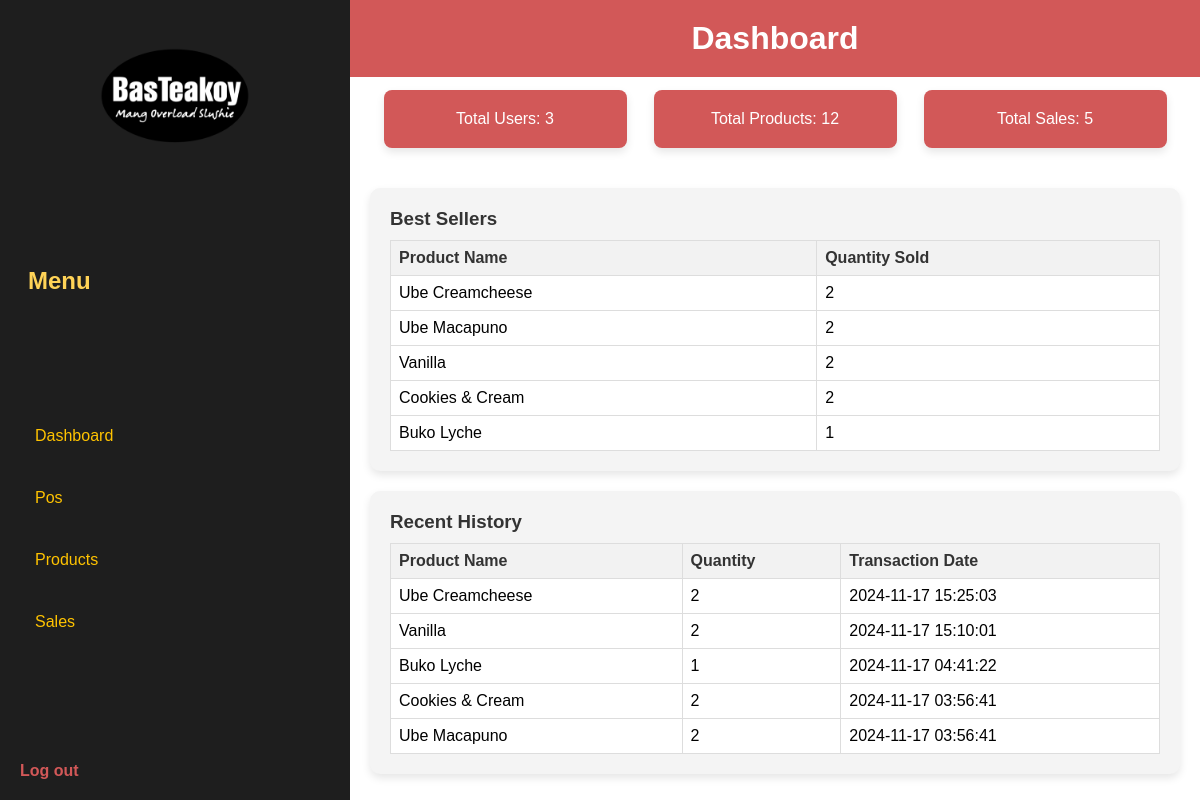
Page /bkinventory/staff_dashboard.php (signed in) on the committed database.
### tables this page shows
CREATE TABLE `checkout_transactions` (
  `checkout_transactions_id` int(11) NOT NULL,
  `product_id` int(11) DEFAULT NULL,
  `user_id` int(11) DEFAULT NULL,
  `payment_method` enum('cash','gcash') DEFAULT NULL,
  `product_name` varchar(100) DEFAULT NULL,
  `quantity` int(11) DEFAULT NULL,
  `amount_paid` decimal(10,2) DEFAULT NULL,
  `total_amount` decimal(10,2) DEFAULT NULL,
  `total_invested_price` decimal(10,2) DEFAULT NULL,
  `transaction_date` datetime DEFAULT current_timestamp(),
  `change_amount` decimal(10,2) DEFAULT NULL,
  `size` varchar(20) DEFAULT NULL
);

### bkinventory/staff_dashboard.php (the view, shortened to what this page needs)
<?php
$con = connection();
$total_users_query = "SELECT COUNT(*) AS total_users FROM Users";
$total_users_result = $con->query($total_users_query);
$total_users = $total_users_result->fetch_assoc()['total_users'];
$total_products_query = "SELECT COUNT(*) AS total_products FROM Products";
$total_products_result = $con->query($total_products_query);
$total_products = $total_products_result->fetch_assoc()['total_products'];
$total_sales_query = "SELECT COUNT(*) AS total_sales FROM Sales";
$total_sales_result = $con->query($total_sales_query);
$total_sales = $total_sales_result->fetch_assoc()['total_sales'];
$recent_checkouts_query = "SELECT * FROM Checkout_Transactions ORDER BY transaction_date DESC LIMIT 5";
$recent_checkouts_result = $con->query($recent_checkouts_query);
$best_sellers_query = "SELECT t.product_id, p.product_name, SUM(t.quantity_count) AS quantity_sold
                       FROM Transactions t
                       JOIN Products p ON t.product_id = p.product_id
                       GROUP BY t.product_id, p.product_name
                       ORDER BY quantity_sold DESC
                       LIMIT 5";
$best_sellers_result = $con->query($best_sellers_query);
?>
<!DOCTYPE html>
<html lang="en">
<head>
    <link rel="stylesheet" href="css/admin_dashboard.css">
</head>
<body>
    <div class="dashboard-container">
        <div class="sidebar">
            <div class="logo">
                <img src="img/logo.png" alt="Logo">
            </div>
            <h2>Menu</h2>
            <nav>
                <ul>
                    <li><a href="staff_dashboard.php" onclick="showSection('dashboard')">Dashboard</a></li>
                    <li><a href="cashier_pos.php" onclick="showSection('home')">Pos</a></li>
                    <li><a href="staff_products.php" onclick="showSection('products')">Products</a></li>
                    <li><a href="staff_sales.php" onclick="showSection('sales')">Sales</a></li>
                </ul>
            </nav>
            <div class="logout">
                <a href="logout.php" onclick="return confirm('Do you want to logout from this page?');">Log out</a>
            </div>
        </div>
        <div class="main-content">
            <div class="dashboard-header">
                <h1>Dashboard</h1>
            </div>
            <div class="dashboard-content home-background">
                <div class="stats-box">
                    <div>Total Users: <?php echo $total_users; ?></div>
                    <div>Total Products: <?php echo $total_products; ?></div>
                    <div>Total Sales: <?php echo $total_sales; ?></div>
                </div>
                <div class="best-seller">
                    <h3>Best Sellers</h3>
                    <table>
                        <tr>
                            <th>Product Name</th>
                            <th>Quantity Sold</th>
                        </tr>
                        <?php while($row = $best_sellers_result->fetch_assoc()) { ?>
                        <tr>
                            <td><?php echo $row['product_name']; ?></td>
                            <td><?php echo $row['quantity_sold']; ?></td>
                        </tr>
                        <?php } ?>
                    </table>
                </div>
                <div class="recent-history">
                    <h3>Recent History</h3>
                    <table>
                        <tr>
                            <th>Product Name</th>
                            <th>Quantity</th>
                            <th>Transaction Date</th>
                        </tr>
                        <?php while($row = $recent_checkouts_result->fetch_assoc()) { ?>
                        <tr>
                            <td><?php echo $row['product_name']; ?></td>
                            <td><?php echo $row['quantity']; ?></td>
                            <td><?php echo $row['transaction_date']; ?></td>
                        </tr>
                        <?php } ?>
                    </table>
                </div>
            </div>
        </div>
    </div>
</body>
</html>

### bkinventory/css/admin_dashboard.css (style rules this page uses)
* { margin: 0; padding: 0; box-sizing: border-box; }
body { font-family: 'General Sans', sans-serif; background-color: #1E1E1E; overflow: hidden; }
.sidebar { background-color: #1E1E1E; color: #FFD357; width: 350px; height: 100%; padding: 20px; position: fixed; top: 0; left: 0; display: flex; flex-direction: column; justify-content: space-between; }
.sidebar .logo img { width: 150px; display: block; margin: 0 auto; }
.sidebar h2, .sidebar p { margin: 16px 8px; font-weight: bold; }
.sidebar nav ul { list-style: none; padding-bottom: 16px; }
.sidebar nav ul li { margin: 24px 0; transition: background-color 0.3s ease, color 0.3s ease; }
.sidebar nav ul li a { text-decoration: none; color: #FFC300; font-weight: 500; display: block; padding: 10px 15px; border-radius: 5px; transition: background-color 0.3s ease, color 0.3s ease; }
.sidebar .logout a { color: #D25858; text-decoration: none; font-weight: bold; }
.dashboard-header { background-color: #D25858; color: white; padding: 20px; text-align: center; position: fixed; width: calc(100% - 350px); top: 0; left: 350px; z-index: 2; }
.main-content { margin-left: 350px; padding-top: 70px; flex-grow: 1; overflow-y: auto; position: relative; z-index: 1; }
.dashboard-content { height: calc(100vh - 70px); position: relative; background-color: #FFF; z-index: 1; padding: 20px; }
.stats-box { display: flex; justify-content: space-around; margin-bottom: 20px; }
.stats-box div { background-color: #D25858; color: white; padding: 20px; border-radius: 8px; text-align: center; width: 30%; box-shadow: 0 4px 8px rgba(0, 0, 0, 0.1); transition: all 0.3s ease; margin-bottom: 20px; }
.best-seller, .recent-history { background-color: #F4F4F4; padding: 20px; border-radius: 10px; box-shadow: 0 4px 8px rgba(0, 0, 0, 0.1); margin-bottom: 20px; }
.best-seller h3, .recent-history h3 { margin-bottom: 10px; color: #333; }
table { width: 100%; border-collapse: collapse; margin-top: 10px; }
th, td { border: 1px solid #ddd; padding: 8px; text-align: left; }
th { background-color: #f2f2f2; color: #333; }
td { background-color: #fff; }
.recent-history table, .best-seller table { margin-top: 10px; }

### rows in the picture
checkout_transactions: product_name "Ube Creamcheese", quantity "2", transaction_date "2024-11-17 15:25:03"
checkout_transactions: product_name "Vanilla", quantity "2", transaction_date "2024-11-17 15:10:01"
checkout_transactions: product_name "Buko Lyche", quantity "1", transaction_date "2024-11-17 04:41:22"
checkout_transactions: product_name "Cookies & Cream", quantity "2", transaction_date "2024-11-17 03:56:41"
checkout_transactions: product_name "Ube Macapuno", quantity "2", transaction_date "2024-11-17 03:56:41"

### other values in the picture
$total_users "3"
$total_products "12"
$total_sales "5"
$row['product_name'] "Ube Creamcheese"
$row['quantity_sold'] "2"
$row['product_name'] "Ube Macapuno"
$row['product_name'] "Vanilla"
$row['product_name'] "Cookies & Cream"
$row['product_name'] "Buko Lyche"
$row['quantity_sold'] "1"
